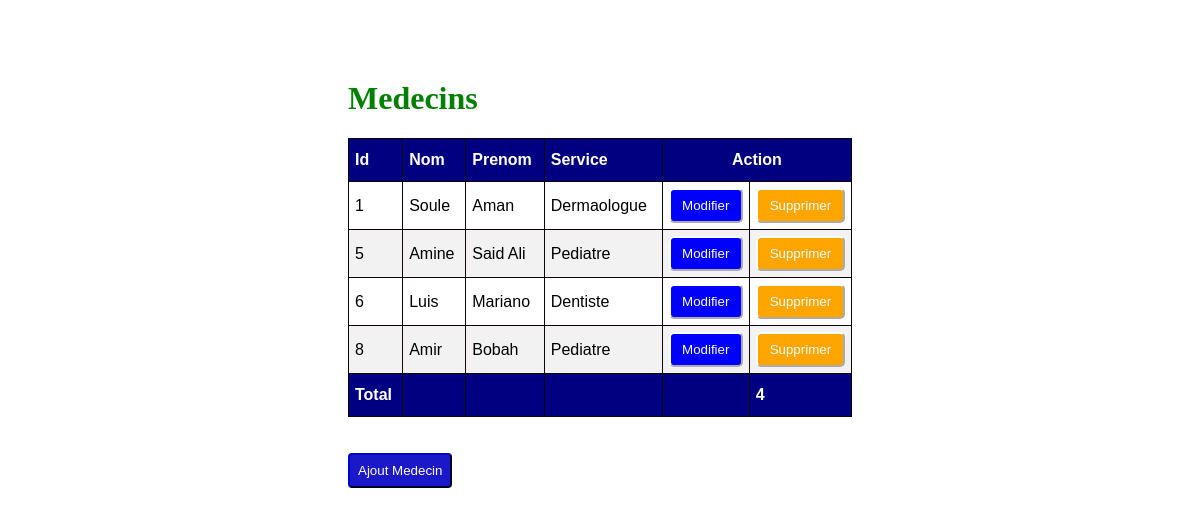
The app's page /, older data.
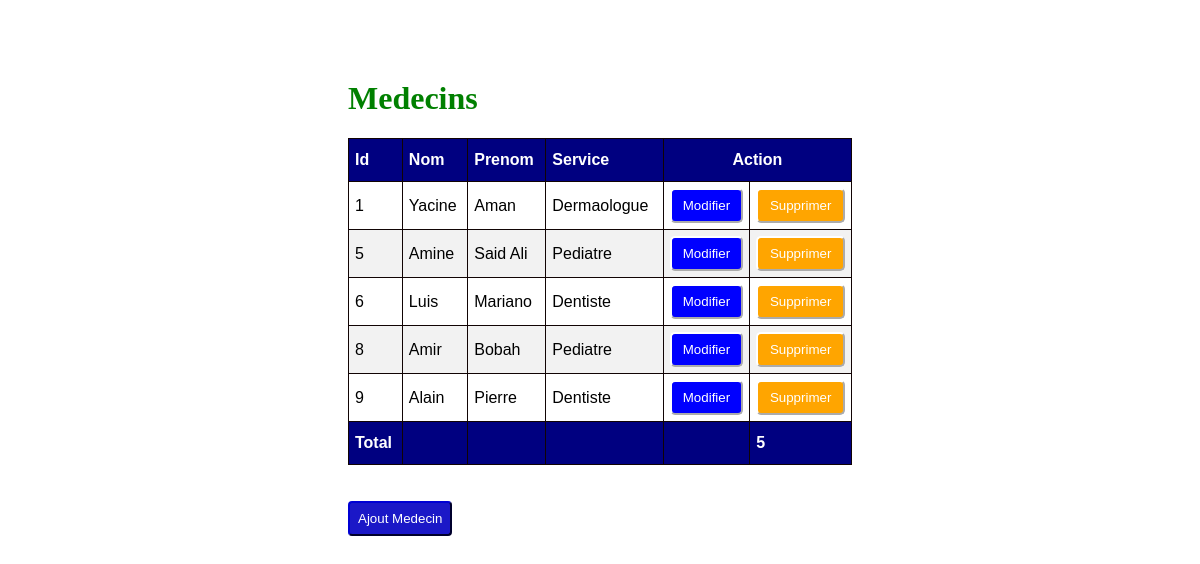
The same page, newer data.
### newapp/models.py (models this page shows)
class Medecin(models.Model):
    nom = models.CharField(max_length=100)
    prenom = models.CharField(max_length=100)
    service = models.CharField(max_length=100)

### newapp/views.py (the view)
# urls.py: path('', views.index, name="index"),
def index(request):
    med = Medecin.objects.all()
    return render(request, 'index.html',{'med':med})

### newapp/templatetags/medecin_tags.py (called while the page is built)
@register.simple_tag
def total_medecin():
    return Medecin.objects.count()

### newapp/templates/index.html (shortened to what this page needs)
<!DOCTYPE html>
<html lang="en">
<head>
</head>
{% load static %}
{% load medecin_tags %}
<link rel="stylesheet" href="{% static 'style.css' %}">
<body>
    <div class="container">
        <h1>Medecins</h1>
        <table id="customers" border="1">
            <thead>
                <th>Id</th>
                <th>Nom</th>
                <th>Prenom</th>
                <th>Service</th>
                <th colspan="2" id="mid">Action</th>
            </thead>
                {% for x in med %}
            <tr>
                 <td>{{x.id}}</td>
                <td>{{x.nom}}</td>
                <td>{{x.prenom}}</td>
                <td>{{x.service}}</td>
                <td>
                    <a href="modifier/{{x.id}}"><button id="up">Modifier</button> </a>
                </td>
                <td>
                    <a href="delete/{{x.id}}"><button id="del">Supprimer</button></a>
                </td>
            </tr>
            {% endfor %}
            <tfoot>
                <th>Total</th>
                <th></th>
                <th></th>
                <th></th>
                <th></th>
                <th>{% total_medecin %}</th>
            </tfoot>
        </table>
        <br><br>
        <a href="{% url 'add' %}"><button id="new3">Ajout Medecin</button></a>
    </div>
</body>
</html>

Row changes from the older to the newer data that the page shows:
changed Medecin "Aman": nom "Soule" → "Yacine"
added Medecin: id "9", nom "Alain", prenom "Pierre", service "Dentiste"
Text that changed along with them:
text no longer shown: "4"
text now shown: "5"
